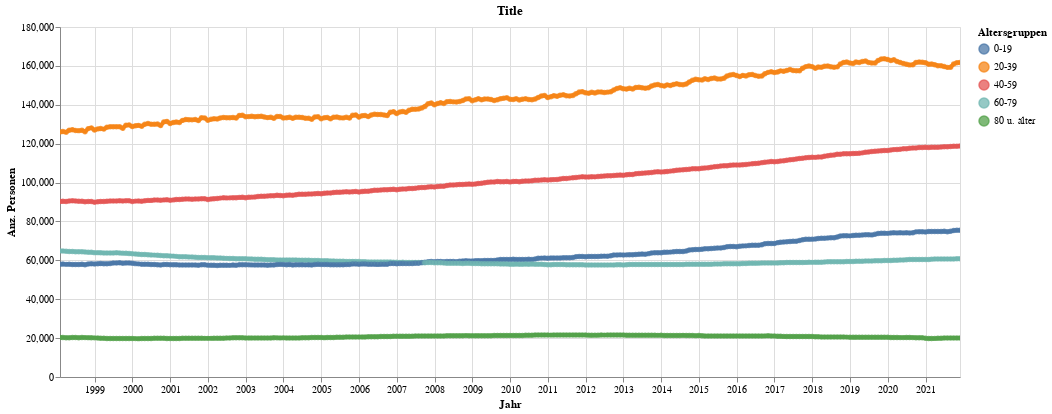

The notebook cell saved with this chart:
### Code cell
highlight = alt.selection(type='single', on='mouseover',
                          fields=['AlterV20Kurz'], nearest=True)
#x='date:StichtagDatJahr',
base = alt.Chart(myAgg.reset_index().query('sum_WBev>100'), title="Title").encode(
    x=alt.X('StichtagDat', axis=alt.Axis(title='Jahr'))# , axis=alt.Axis(format='%', title='percentage')
    , y=alt.X('sum_WBev', axis=alt.Axis(title='Anz. Personen'))
    , color=alt.Color('AlterV20Kurz', legend=alt.Legend(title="Altersgruppen"))  
    ,tooltip=['StichtagDat', 'AlterV20Kurz', 'sum_WBev']    
)
points = base.mark_circle().encode(
    opacity=alt.value(0.75)
).add_selection(
    highlight
).properties(
    width=900 , height=350
)
lines = base.mark_line().encode(
    size=alt.condition(~highlight, alt.value(0.5), alt.value(4))
).interactive()

lines + points

### Figure 1 — Vega-Lite specification as saved in the notebook (floating-point values rounded to 4 significant figures; data arrays with more than 128 entries replaced by an {"elided": "..."} marker saying what was removed)
{"config": {"view": {"continuousWidth": 400, "continuousHeight": 300}}, "layer": [{"mark": "line", "encoding": {"color": {"type": "nominal", "field": "AlterV20Kurz", "legend": {"title": "Altersgruppen"}}, "size": {"condition": {"value": 0.5, "selection": {"not": "selector003"}}, "value": 4}, "tooltip": [{"type": "temporal", "field": "StichtagDat"}, {"type": "nominal", "field": "AlterV20Kurz"}, {"type": "quantitative", "field": "sum_WBev"}], "x": {"type": "temporal", "axis": {"title": "Jahr"}, "field": "StichtagDat"}, "y": {"type": "quantitative", "axis": {"title": "Anz. Personen"}, "field": "sum_WBev"}}, "selection": {"selector004": {"type": "interval", "bind": "scales", "encodings": ["x", "y"]}}, "title": "Title"}, {"mark": "circle", "encoding": {"color": {"type": "nominal", "field": "AlterV20Kurz", "legend": {"title": "Altersgruppen"}}, "opacity": {"value": 0.75}, "tooltip": [{"type": "temporal", "field": "StichtagDat"}, {"type": "nominal", "field": "AlterV20Kurz"}, {"type": "quantitative", "field": "sum_WBev"}], "x": {"type": "temporal", "axis": {"title": "Jahr"}, "field": "StichtagDat"}, "y": {"type": "quantitative", "axis": {"title": "Anz. Personen"}, "field": "sum_WBev"}}, "height": 350, "selection": {"selector003": {"type": "single", "on": "mouseover", "fields": ["AlterV20Kurz"], "nearest": true}}, "title": "Title", "width": 900}], "data": {"name": "data-d5d63856e129dc58658c7a21ba77b614"}, "$schema": "https://vega.github.io/schema/vega-lite/v4.8.1.json", "datasets": {"data-d5d63856e129dc58658c7a21ba77b614": {"elided": "1435 records"}}}
